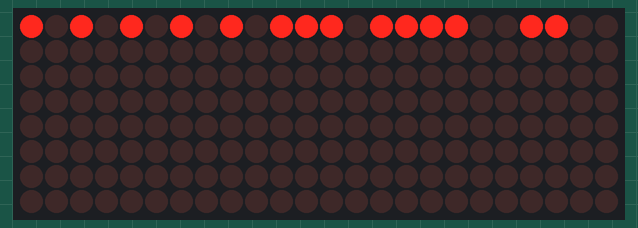
Recording of a sketch running on a simulated Arduino Uno, built with avr-gcc and run on an emulated ATmega328P. On the bench: 24×8 LED matrix.

Above: at 0.1 s.

The sketch:

max7219.ino
```cpp
#include <LedControl.h>

#define LC_DIN 2
#define LC_CLK 3
#define LC_LOAD 4

#define CP 53
#define PL 51
#define DS 49

LedControl lc(LC_DIN, LC_CLK, LC_LOAD, 3);

void initLC(int disp) {
  lc.shutdown(disp, false);
  lc.setIntensity(disp, 0xf);
  lc.setScanLimit(disp, 0);
  lc.clearDisplay(disp);
}

void setup()
{
}

void loop()
{
  initLC(0);
  initLC(1);
  initLC(2);
  lc.setRow(0, 0, 0xaa);
  lc.setRow(1, 0, 0xbb);
  lc.setRow(2, 0, 0xcc);
  delay(100);
}
```
